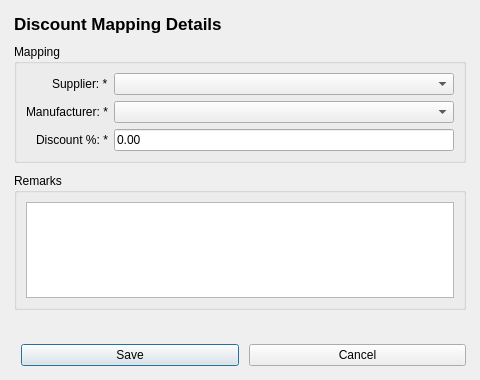
<?xml version="1.0" encoding="UTF-8"?>
<ui version="4.0">
 <class>SupplierManufacturerDiscountFormDialog</class>
 <widget class="QDialog" name="SupplierManufacturerDiscountFormDialog">
  <property name="geometry">
   <rect>
    <x>0</x>
    <y>0</y>
    <width>480</width>
    <height>380</height>
   </rect>
  </property>
  <property name="windowTitle">
   <string>Supplier-Manufacturer Discount</string>
  </property>
  <property name="modal">
   <bool>true</bool>
  </property>
  <layout class="QVBoxLayout" name="verticalLayoutRoot">
   <property name="spacing">
    <number>10</number>
   </property>
   <property name="leftMargin">
    <number>14</number>
   </property>
   <property name="topMargin">
    <number>14</number>
   </property>
   <property name="rightMargin">
    <number>14</number>
   </property>
   <property name="bottomMargin">
    <number>14</number>
   </property>
   <item>
    <widget class="QLabel" name="lblFormTitle">
     <property name="font">
      <font>
       <pointsize>13</pointsize>
       <bold>true</bold>
      </font>
     </property>
     <property name="text">
      <string>Discount Mapping Details</string>
     </property>
    </widget>
   </item>
   <item>
    <widget class="QGroupBox" name="grpBasicInfo">
     <property name="title">
      <string>Mapping</string>
     </property>
     <layout class="QFormLayout" name="formLayoutBasic">
      <property name="labelAlignment">
       <set>Qt::AlignRight|Qt::AlignVCenter</set>
      </property>
      <item row="0" column="0">
       <widget class="QLabel" name="lblSupplier">
        <property name="text">
         <string>Supplier: *</string>
        </property>
        <property name="buddy">
         <cstring>cmbSupplier</cstring>
        </property>
       </widget>
      </item>
      <item row="0" column="1">
       <widget class="QComboBox" name="cmbSupplier">
        <property name="toolTip">
         <string>Start typing to search suppliers.</string>
        </property>
       </widget>
      </item>
      <item row="1" column="0">
       <widget class="QLabel" name="lblManufacturer">
        <property name="text">
         <string>Manufacturer: *</string>
        </property>
        <property name="buddy">
         <cstring>cmbManufacturer</cstring>
        </property>
       </widget>
      </item>
      <item row="1" column="1">
       <widget class="QComboBox" name="cmbManufacturer">
        <property name="toolTip">
         <string>Start typing to search manufacturers.</string>
        </property>
       </widget>
      </item>
      <item row="2" column="0">
       <widget class="QLabel" name="lblDiscountPercent">
        <property name="text">
         <string>Discount %: *</string>
        </property>
        <property name="buddy">
         <cstring>txtDiscountPercent</cstring>
        </property>
       </widget>
      </item>
      <item row="2" column="1">
       <widget class="QLineEdit" name="txtDiscountPercent">
        <property name="toolTip">
         <string>Value between 0 and 100.</string>
        </property>
        <property name="text">
         <string>0.00</string>
        </property>
       </widget>
      </item>
     </layout>
    </widget>
   </item>
   <item>
    <widget class="QGroupBox" name="grpRemarks">
     <property name="title">
      <string>Remarks</string>
     </property>
     <layout class="QVBoxLayout" name="verticalLayoutRemarks">
      <item>
       <widget class="QPlainTextEdit" name="txtRemarks">
        <property name="maximumHeight">
         <number>70</number>
        </property>
       </widget>
      </item>
     </layout>
    </widget>
   </item>
   <item>
    <widget class="QLabel" name="lblValidationMessage">
     <property name="text">
      <string></string>
     </property>
     <property name="styleSheet">
      <string notr="true">color: #c0392b;</string>
     </property>
     <property name="wordWrap">
      <bool>true</bool>
     </property>
    </widget>
   </item>
   <item>
    <layout class="QHBoxLayout" name="horizontalLayoutFormButtons">
     <item>
      <spacer name="horizontalSpacerFormButtons">
       <property name="orientation">
        <enum>Qt::Horizontal</enum>
       </property>
      </spacer>
     </item>
     <item>
      <widget class="QPushButton" name="btnSave">
       <property name="text">
        <string>Save</string>
       </property>
       <property name="toolTip">
        <string>Save this mapping (Ctrl+S)</string>
       </property>
       <property name="default">
        <bool>true</bool>
       </property>
      </widget>
     </item>
     <item>
      <widget class="QPushButton" name="btnCancel">
       <property name="text">
        <string>Cancel</string>
       </property>
       <property name="toolTip">
        <string>Discard changes (Esc)</string>
       </property>
      </widget>
     </item>
    </layout>
   </item>
  </layout>
 </widget>
 <tabstops>
  <tabstop>cmbSupplier</tabstop>
  <tabstop>cmbManufacturer</tabstop>
  <tabstop>txtDiscountPercent</tabstop>
  <tabstop>txtRemarks</tabstop>
  <tabstop>btnSave</tabstop>
  <tabstop>btnCancel</tabstop>
 </tabstops>
 <resources/>
 <connections/>
</ui>
